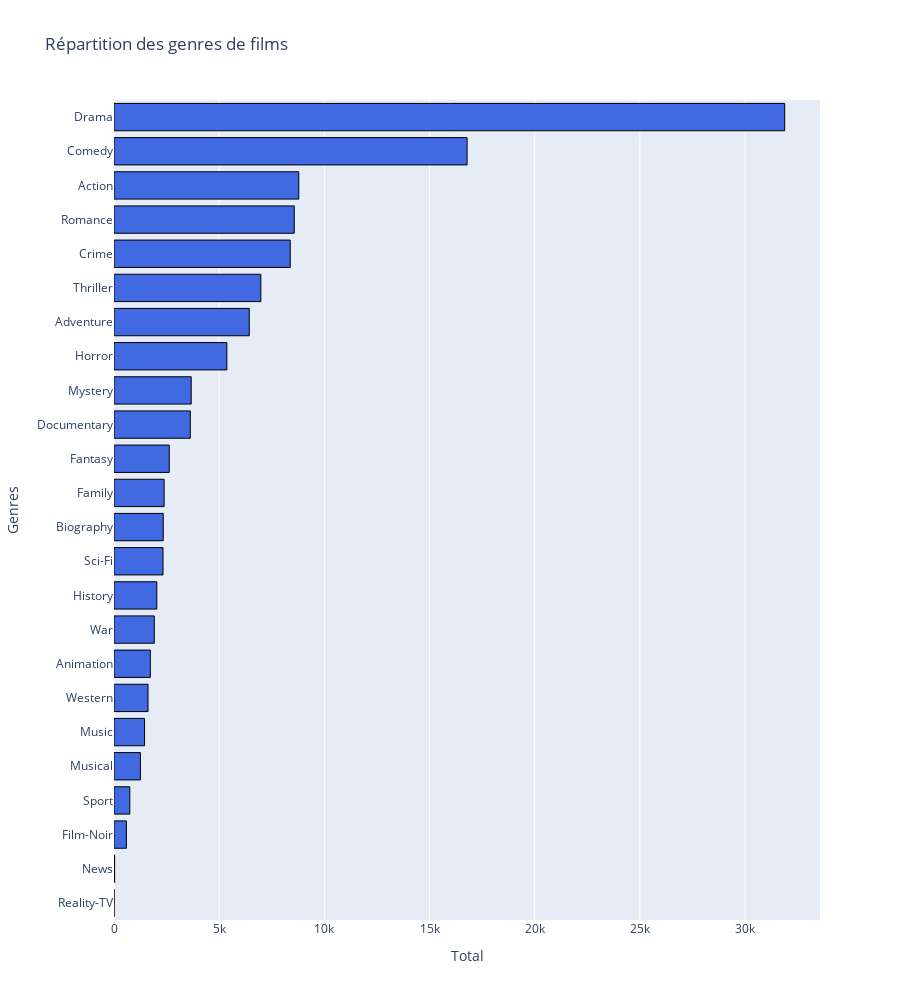

Source (notebook cell):
### Markdown cell above
- On cherche quel genre de films est le plus répandu dans le dataset filtré

### Code cell
def graph_by_genre(df):
    total_genres = df.explode('titre_genres')['titre_genres'].value_counts()[::-1]
    fig = go.Figure()
    fig.add_trace(go.Bar(
        x=total_genres.values,
        y=total_genres.index,
        orientation="h",
        showlegend=False,
        marker=dict(
            color='royalblue',
            line=dict(color='black', width=1))
    ))

    fig.update_layout(
        title= "Répartition des genres de films",
        xaxis_title="Total",
        yaxis_title="Genres",
        autosize=True,
        height= 1000,
    )
    fig.show()

graph_by_genre(df)

### Figure 1 — Plotly figure (JSON) as saved in the notebook; plotly's stock layout.template omitted (floating-point values rounded to 4 significant figures)
{"data": [{"marker": {"color": "royalblue", "line": {"color": "black", "width": 1}}, "orientation": "h", "showlegend": false, "type": "bar", "x": [2, 30, 590, 751, 1256, 1453, 1618, 1727, 1916, 2034, 2330, 2340, 2383, 2626, 3627, 3670, 5365, 6430, 6980, 8378, 8569, 8783, 16785, 31884], "y": ["Reality-TV", "News", "Film-Noir", "Sport", "Musical", "Music", "Western", "Animation", "War", "History", "Sci-Fi", "Biography", "Family", "Fantasy", "Documentary", "Mystery", "Horror", "Adventure", "Thriller", "Crime", "Romance", "Action", "Comedy", "Drama"]}], "layout": {"autosize": true, "height": 1000, "title": {"text": "Répartition des genres de films"}, "xaxis": {"title": {"text": "Total"}}, "yaxis": {"title": {"text": "Genres"}}}}
